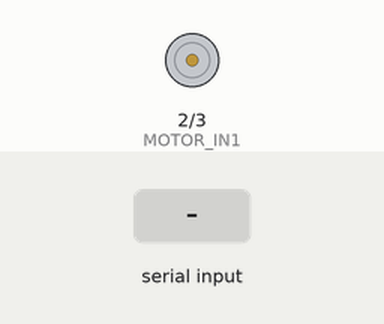
Bench run of a sketch on a simulated Arduino Uno, built with avr-gcc and run on an emulated ATmega328P. Shown: motor-driver pin pairs drawn as motors (green arrow = first pin HIGH = forward, orange = second pin HIGH = backward, longer = more drive, scaled by the enable pin). The test bench sets the inputs (shaded band). What the sketch prints to the serial monitor is not drawn.

Above: at 1.2 s.
1.3 s: "1" received over Serial
At 2.0 s:
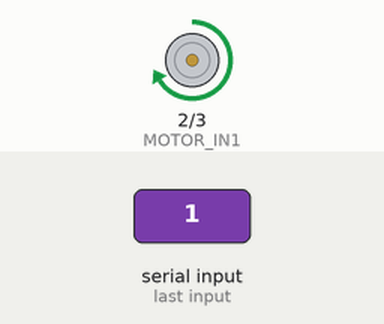
2.8 s: "2" received over Serial
At 3.1 s:
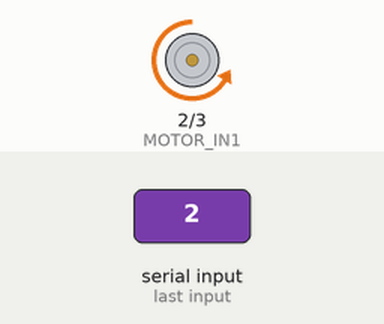
4.3 s: "0" received over Serial
At 5.4 s:
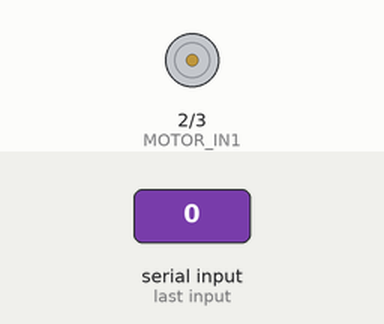
Timing chart, 0 to 7.3 s (numbered marks = the images above; inputs shaded):
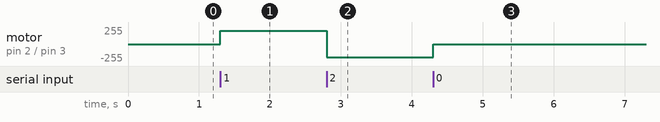

Measured:
- after the input at 1.3 s, motor on pin 2 (MOTOR_IN1) / pin 3 (MOTOR_IN2): stopped → forward 200/255 at once
- after the input at 2.8 s, motor on pin 2 (MOTOR_IN1) / pin 3 (MOTOR_IN2): forward 200/255 → backward 200/255 at once
- after the input at 4.3 s, motor on pin 2 (MOTOR_IN1) / pin 3 (MOTOR_IN2): backward 200/255 → stopped at once

The sketch:

motor_test_simple.ino
```cpp
/*
 * 간단한 모터 테스트 코드
 * 하나의 모터만으로 연결 상태를 확인합니다.
 */

// 첫 번째 모터만 테스트
#define MOTOR_IN1  2
#define MOTOR_IN2  3
#define MOTOR_EN   5

void setup() {
  pinMode(MOTOR_IN1, OUTPUT);
  pinMode(MOTOR_IN2, OUTPUT);
  pinMode(MOTOR_EN, OUTPUT);

  Serial.begin(9600);
  Serial.println("단일 모터 테스트 시작");
  Serial.println("1: 정방향, 2: 역방향, 0: 정지");

  // 모터 정지
  digitalWrite(MOTOR_IN1, LOW);
  digitalWrite(MOTOR_IN2, LOW);
  analogWrite(MOTOR_EN, 0);
}

void loop() {
  if (Serial.available() > 0) {
    char cmd = Serial.read();

    switch(cmd) {
      case '1':
        Serial.println("모터 정방향 회전 (속도 200)");
        digitalWrite(MOTOR_IN1, HIGH);
        digitalWrite(MOTOR_IN2, LOW);
        analogWrite(MOTOR_EN, 200);
        break;

      case '2':
        Serial.println("모터 역방향 회전 (속도 200)");
        digitalWrite(MOTOR_IN1, LOW);
        digitalWrite(MOTOR_IN2, HIGH);
        analogWrite(MOTOR_EN, 200);
        break;

      case '0':
        Serial.println("모터 정지");
        digitalWrite(MOTOR_IN1, LOW);
        digitalWrite(MOTOR_IN2, LOW);
        analogWrite(MOTOR_EN, 0);
        break;

      case '?':
        Serial.println("1: 정방향, 2: 역방향, 0: 정지");
        break;
    }
  }
}
```

DFMobile.cpp
```cpp
/**************************************************************************/
/*!
 	@file DFRobotCar.cpp
 Romeo library of car Speed
 	Copyright (C) 2015 DFRobot
 */

#include <Arduino.h>
#include "DFMobile.h"

/*left_en: enable left pin
 right_en:enable right pin
 left_pwm:pwm speed of left wheel control
 right_pwm:pwm speed of right wheel control
 */
DFMobile::DFMobile (uint8_t left_en, uint8_t left_pwm, uint8_t right_en, uint8_t right_pwm) {
  _left_en = left_en;
  _left_pwm = left_pwm;
  _right_en = right_en;
  _right_pwm = right_pwm;
  pinMode (_left_en, OUTPUT);
  pinMode (_left_pwm, OUTPUT);
  pinMode (_right_en, OUTPUT);
  pinMode (_right_pwm, OUTPUT);

  _left_advance = LOW;
  _left_back = HIGH;
  _right_advance = HIGH;
  _right_back = LOW;
}

//Direction utilizes bool value to control the wheel direction: forward or go back
void DFMobile::Direction (bool left, bool right) {
  if (left) {
    _left_advance = !_left_advance;
    _left_back = !_left_back;
  }
  if (right) {
    _right_advance = !_right_advance;
    _right_back = !_right_back;
  }
}

/*Speed function is designed to specify left and right wheel's speed,
  whose range is (-255 ~ 255)*/
void DFMobile::Speed (int16_t left_speed, int16_t right_speed) {
  if (left_speed < 0) {
    left_speed = -left_speed;
    digitalWrite (_left_en, _left_back);
  }
  else {
    digitalWrite (_left_en, _left_advance);
  }
  if (right_speed < 0) {
    right_speed = -right_speed;
    digitalWrite (_right_en, _right_back);
  }
  else {
    digitalWrite (_right_en, _right_advance);
  }
  if (left_speed > 255)
    left_speed = 255;
  if (right_speed > 255)
    right_speed = 255;
  analogWrite (_left_pwm, left_speed);
  analogWrite (_right_pwm, right_speed);
}
```

DFMobile.h
```cpp
/**************************************************************************/
/*!
 	@file    DFMobile.h
 heading library file of Romeo DFMobile Speed
 	Copyright (C) 2015 DFRobot
 */

#include <Arduino.h>

class DFMobile {
private:
  bool _left_advance;// = LOW;
  bool _left_back;// = HIGH;
  bool _right_advance;// = HIGH;
  bool _right_back;// = LOW;

  uint8_t _left_en;// = 4;
  uint8_t _left_pwm;// = 5;
  uint8_t _right_en;// = 7;
  uint8_t _right_pwm;// = 6;

public:
  DFMobile (uint8_t left_en, uint8_t left_pwm, uint8_t right_en, uint8_t right_pwm);

  void Direction (bool left, bool right);

  void Speed (int16_t left, int16_t right);
};
```

HuskyMobile.cpp
```cpp
/*
 * HuskyMobile.cpp - 4륜 모터 제어 클래스 구현
 */

#include "HuskyMobile.h"

HuskyMobile::HuskyMobile(uint8_t fl_in1, uint8_t fl_in2, uint8_t fl_en,
                         uint8_t fr_in1, uint8_t fr_in2, uint8_t fr_en,
                         uint8_t rl_in1, uint8_t rl_in2, uint8_t rl_en,
                         uint8_t rr_in1, uint8_t rr_in2, uint8_t rr_en) {
  // 핀 할당
  _fl_in1 = fl_in1; _fl_in2 = fl_in2; _fl_en = fl_en;
  _fr_in1 = fr_in1; _fr_in2 = fr_in2; _fr_en = fr_en;
  _rl_in1 = rl_in1; _rl_in2 = rl_in2; _rl_en = rl_en;
  _rr_in1 = rr_in1; _rr_in2 = rr_in2; _rr_en = rr_en;

  // 모든 핀을 OUTPUT으로 설정
  pinMode(_fl_in1, OUTPUT); pinMode(_fl_in2, OUTPUT); pinMode(_fl_en, OUTPUT);
  pinMode(_fr_in1, OUTPUT); pinMode(_fr_in2, OUTPUT); pinMode(_fr_en, OUTPUT);
  pinMode(_rl_in1, OUTPUT); pinMode(_rl_in2, OUTPUT); pinMode(_rl_en, OUTPUT);
  pinMode(_rr_in1, OUTPUT); pinMode(_rr_in2, OUTPUT); pinMode(_rr_en, OUTPUT);

  // 방향 초기화
  _left_advance = true;
  _left_back = false;
  _right_advance = true;
  _right_back = false;

  Stop();
}

void HuskyMobile::Direction(bool left, bool right) {
  if (left) {
    _left_advance = !_left_advance;
    _left_back = !_left_back;
  }
  if (right) {
    _right_advance = !_right_advance;
    _right_back = !_right_back;
  }
}

void HuskyMobile::Speed(int16_t left_speed, int16_t right_speed) {
  // 4륜 차량용 스무스 회전 알고리즘
  // 회전시 안쪽 바퀴는 느리게, 바깥쪽 바퀴는 빠르게

  int16_t fl_speed, fr_speed, rl_speed, rr_speed;

  if (left_speed == right_speed) {
    // 직진: 모든 바퀴 같은 속도
    fl_speed = fr_speed = rl_speed = rr_speed = left_speed;
  } else {
    // 회전: 차동 제어 적용
    int16_t speed_diff = right_speed - left_speed;
    int16_t base_speed = (left_speed + right_speed) / 2;

    // 회전 반경을 고려한 속도 분배
    // 앞바퀴와 뒷바퀴 간격으로 인한 속도 차이 보정
    float turn_factor = 0.7;  // 회전 시 속도 차이 조정 (0.5~1.0)

    if (speed_diff > 0) {
      // 우회전: 왼쪽 바퀴들 느리게, 오른쪽 바퀴들 빠르게
      fl_speed = left_speed;
      rl_speed = left_speed * turn_factor;  // 뒷바퀴는 더 느리게
      fr_speed = right_speed;
      rr_speed = right_speed * turn_factor;
    } else {
      // 좌회전: 오른쪽 바퀴들 느리게, 왼쪽 바퀴들 빠르게
      fr_speed = right_speed;
      rr_speed = right_speed * turn_factor;  // 뒷바퀴는 더 느리게
      fl_speed = left_speed;
      rl_speed = left_speed * turn_factor;
    }
  }

  // 각 바퀴 독립 제어
  runMotor(_fl_in1, _fl_in2, _fl_en, abs(fl_speed), fl_speed < 0);
  runMotor(_fr_in1, _fr_in2, _fr_en, abs(fr_speed), fr_speed < 0);
  runMotor(_rl_in1, _rl_in2, _rl_en, abs(rl_speed), rl_speed < 0);
  runMotor(_rr_in1, _rr_in2, _rr_en, abs(rr_speed), rr_speed < 0);
}

void HuskyMobile::Speed4(int16_t fl, int16_t fr, int16_t rl, int16_t rr) {
  runMotor(_fl_in1, _fl_in2, _fl_en, abs(fl), fl < 0);
  runMotor(_fr_in1, _fr_in2, _fr_en, abs(fr), fr < 0);
  runMotor(_rl_in1, _rl_in2, _rl_en, abs(rl), rl < 0);
  runMotor(_rr_in1, _rr_in2, _rr_en, abs(rr), rr < 0);
}

void HuskyMobile::Forward(int16_t speed) {
  Speed(speed, speed);
}

void HuskyMobile::Backward(int16_t speed) {
  Speed(-speed, -speed);
}

void HuskyMobile::TurnLeft(int16_t speed) {
  Speed(-speed, speed);
}

void HuskyMobile::TurnRight(int16_t speed) {
  Speed(speed, -speed);
}

void HuskyMobile::SmoothTurn(int16_t forward_speed, float turn_ratio) {
  // turn_ratio: -1.0(완전좌회전) ~ 0(직진) ~ 1.0(완전우회전)

  int16_t left_speed = forward_speed * (1.0 - turn_ratio);
  int16_t right_speed = forward_speed * (1.0 + turn_ratio);

  // 4륜 차동 제어로 스무스한 회전
  Speed(left_speed, right_speed);
}

void HuskyMobile::Stop() {
  analogWrite(_fl_en, 0); analogWrite(_fr_en, 0);
  analogWrite(_rl_en, 0); analogWrite(_rr_en, 0);

  digitalWrite(_fl_in1, LOW); digitalWrite(_fl_in2, LOW);
  digitalWrite(_fr_in1, LOW); digitalWrite(_fr_in2, LOW);
  digitalWrite(_rl_in1, LOW); digitalWrite(_rl_in2, LOW);
  digitalWrite(_rr_in1, LOW); digitalWrite(_rr_in2, LOW);
}

void HuskyMobile::runMotor(uint8_t in1, uint8_t in2, uint8_t en, int16_t speed, bool reverse) {
  if (speed > 255) speed = 255;
  if (speed < 0) speed = 0;

  if (reverse) {
    digitalWrite(in1, LOW);
    digitalWrite(in2, HIGH);
  } else {
    digitalWrite(in1, HIGH);
    digitalWrite(in2, LOW);
  }
  analogWrite(en, speed);
}
```

HuskyMobile.h
```cpp
/*
 * HuskyMobile.h - 4륜 모터 제어 클래스
 * DFMobile과 유사한 인터페이스로 4륜 모터 제어
 */

#ifndef HUSKYMOBILE_H
#define HUSKYMOBILE_H

#include <Arduino.h>

class HuskyMobile {
private:
  // 모터 핀 정의
  uint8_t _fl_in1, _fl_in2, _fl_en;  // Front Left
  uint8_t _fr_in1, _fr_in2, _fr_en;  // Front Right
  uint8_t _rl_in1, _rl_in2, _rl_en;  // Rear Left
  uint8_t _rr_in1, _rr_in2, _rr_en;  // Rear Right

  // 방향 설정
  bool _left_advance, _left_back;
  bool _right_advance, _right_back;

public:
  // 생성자: 모든 모터 핀을 초기화
  HuskyMobile(uint8_t fl_in1, uint8_t fl_in2, uint8_t fl_en,
              uint8_t fr_in1, uint8_t fr_in2, uint8_t fr_en,
              uint8_t rl_in1, uint8_t rl_in2, uint8_t rl_en,
              uint8_t rr_in1, uint8_t rr_in2, uint8_t rr_en);

  // DFMobile과 동일한 인터페이스
  void Direction(bool left, bool right);
  void Speed(int16_t left_speed, int16_t right_speed);

  // 추가 4륜 제어 함수
  void Speed4(int16_t fl, int16_t fr, int16_t rl, int16_t rr);
  void Forward(int16_t speed = 100);
  void Backward(int16_t speed = 100);
  void TurnLeft(int16_t speed = 100);
  void TurnRight(int16_t speed = 100);
  void SmoothTurn(int16_t forward_speed, float turn_ratio); // 스무스 회전
  void Stop();

private:
  void runMotor(uint8_t in1, uint8_t in2, uint8_t en, int16_t speed, bool reverse = false);
};

#endif
```
